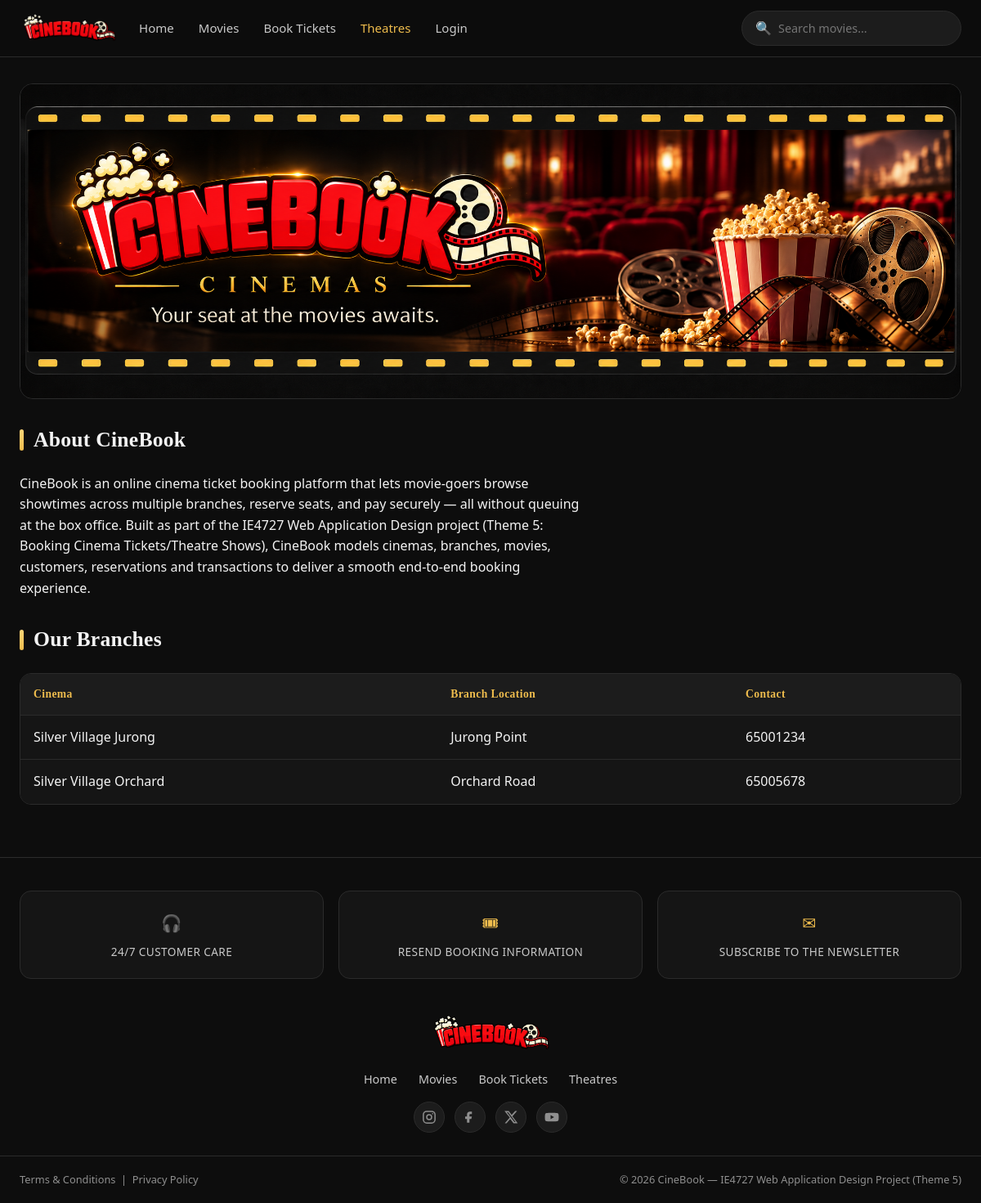
Page /about.php on the committed database.
### tables this page shows
CREATE TABLE cinema (
    Cinema_ID INT AUTO_INCREMENT PRIMARY KEY,
    Cinema_Name VARCHAR(100) NOT NULL,
    Cinema_Cont VARCHAR(20),
    Bran_ID INT,
    FOREIGN KEY (Bran_ID) REFERENCES branch(Bran_ID)
);

CREATE TABLE branch (
    Bran_ID INT AUTO_INCREMENT PRIMARY KEY,
    Bran_Location VARCHAR(150) NOT NULL,
    Manager_ID INT,
    FOREIGN KEY (Manager_ID) REFERENCES manager(Manager_ID)
);

### about.php (the view, shortened to what this page needs)
<?php
include 'includes/header.php';
?>
<img class="theatres-banner"
     src="images/ui/theatres-banner.png"
     alt="CineBook Cinemas">
<h1 class="section-title">About CineBook</h1>
<p style="max-width:700px;">
CineBook is an online cinema ticket booking platform that lets movie-goers browse showtimes
across multiple branches, reserve seats, and pay securely &mdash; all without queuing at the
box office. Built as part of the IE4727 Web Application Design project (Theme 5: Booking
Cinema Tickets/Theatre Shows), CineBook models cinemas, branches, movies, customers,
reservations and transactions to deliver a smooth end-to-end booking experience.
</p>
<h2 class="section-title">Our Branches</h2>
<div class="table-wrap">
<table class="data-table">
    <thead><tr><th>Cinema</th><th>Branch Location</th><th>Contact</th></tr></thead>
    <tbody>
    <?php
    require_once 'includes/db_connect.php';
    $res = $conn->query("SELECT c.Cinema_Name, b.Bran_Location, c.Cinema_Cont
                          FROM cinema c LEFT JOIN branch b ON c.Bran_ID = b.Bran_ID");
    while ($row = $res->fetch_assoc()):
    ?>
        <tr>
            <td><?php echo htmlspecialchars($row['Cinema_Name']); ?></td>
            <td><?php echo htmlspecialchars($row['Bran_Location']); ?></td>
            <td><?php echo htmlspecialchars($row['Cinema_Cont']); ?></td>
        </tr>
    <?php endwhile; ?>
    </tbody>
</table>
</div>
<?php include 'includes/footer.php'; $conn->close(); ?>

### css/style.css (style rules this page uses)
:root { --bg: #0d0d0d; --bg-2: #151515; --bg-3: #1c1c1c; --bg-4: #242424; --gold: #eebc4d; --gold-2: #ffd678; --gold-dim: rgba(238,188,77,0.14); --text: #f3f3f3; --text-mid: #c9c9c9; --muted: #8f8f8f; --border: #2b2b2b; --border-2: #3a3a3a; --green: #4bd08b; --danger: #ff6b6b; --serif: Georgia, 'Times New Roman', Cambria, serif; --sans: 'Segoe UI', system-ui, -apple-system, 'Helvetica Neue', Arial, sans-serif; --radius: 14px; --radius-sm: 9px; --maxw: 1500px; --transition: 0.22s ease; --shadow: 0 12px 34px rgba(0,0,0,0.5); }
* { box-sizing: border-box; margin: 0; padding: 0; }
html { scroll-behavior: smooth; }
body { font-family: var(--sans); background: var(--bg); color: var(--text); line-height: 1.6; -webkit-font-smoothing: antialiased; min-height: 100vh; display: flex; flex-direction: column; }
img { max-width: 100%; display: block; }
h1, h2, h3, .serif { font-family: var(--serif); letter-spacing: 0.01em; }
.section-title { font-family: var(--serif); font-size: 1.6em; font-weight: 700; margin: 30px 0 20px; display: flex; align-items: center; gap: 12px; }
.section-title::before { content: ""; width: 5px; height: 1em; border-radius: 3px; background: linear-gradient(var(--gold-2), var(--gold)); }
.table-wrap { overflow-x: auto; border-radius: var(--radius); border: 1px solid var(--border); }
table.data-table { width: 100%; border-collapse: collapse; background: var(--bg-2); min-width: 560px; }
table.data-table th, table.data-table td { padding: 14px 16px; text-align: left; border-bottom: 1px solid var(--border); }
table.data-table thead th { background: var(--bg-3); color: var(--gold); font-family: var(--serif); font-size: 0.85em; letter-spacing: 0.03em; }
table.data-table tbody tr { transition: background var(--transition); }
table.data-table tbody tr:last-child td { border-bottom: none; }
.theatres-banner { width: 100%; height: auto; display: block; border-radius: 16px; object-fit: cover; border: 1px solid var(--border); }

### rows in the picture
cinema: Cinema_Name "Silver Village Jurong", Bran_ID.Bran_Location "Jurong Point", Cinema_Cont "65001234"
cinema: Cinema_Name "Silver Village Orchard", Bran_ID.Bran_Location "Orchard Road", Cinema_Cont "65005678"
